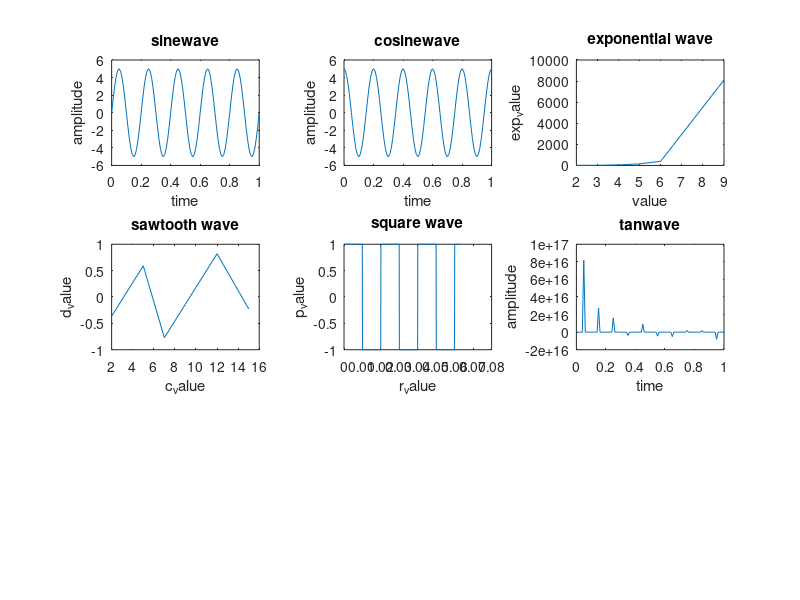

Here is the MATLAB script that generated this plot:
clc;
close all;
clear all;
t= 0:0.01:1;
f=input('enter the value of frequency');
a=input('enter the value of amplitude');
y= a*sin(2*pi*f*t);
z= a*cos(2*pi*f*t);
subplot(3,3,1);
plot(t,y);
xlabel('time');
ylabel('amplitude');
title('sinewave');
subplot(3,3,2);
plot(t,z);
xlabel('time');
ylabel('amplitude');
title('cosinewave');
x= [2,3,4,5,6,9];
m= exp(x);
subplot(3,3,3);
plot(x,m);
xlabel('value');
ylabel('exp_value');
title('exponential wave');
c= [2,3,5,7,8,9,12,15];
d= sawtooth(c);
subplot(3,3,4);
plot(c,d);
xlabel('c_value');
ylabel('d_value');
title('sawtooth wave');
r = 0:.0001:.0625;
p = square(2*pi*50*r);
subplot(3,3,5);
plot(r,p);
xlabel('r_value');
ylabel('p_value');
title('square wave');
w= a*tan(2*pi*f*t);
subplot(3,3,6);
plot(t,w);
xlabel('time');
ylabel('amplitude');
title('tanwave');


